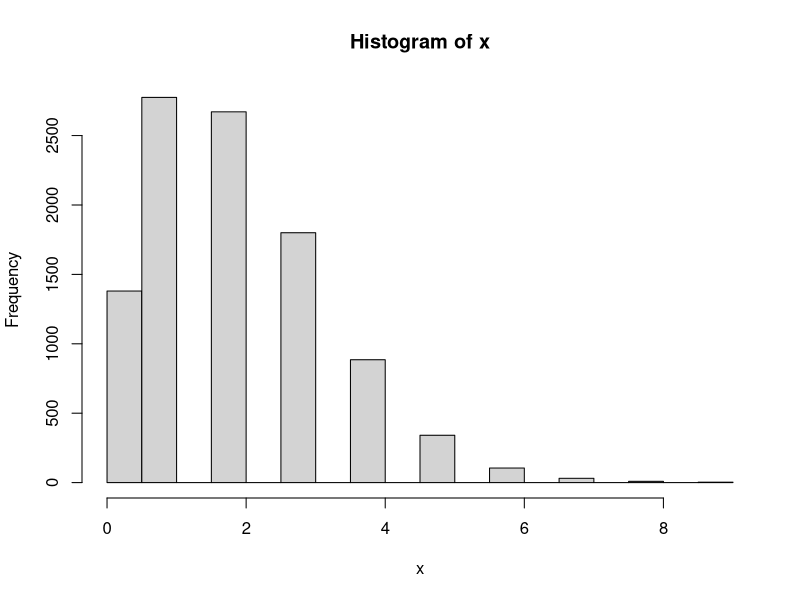
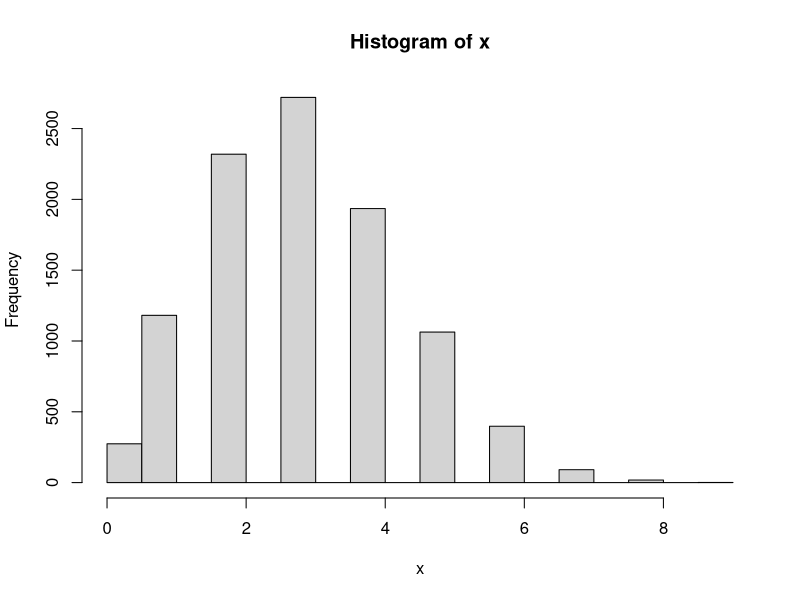
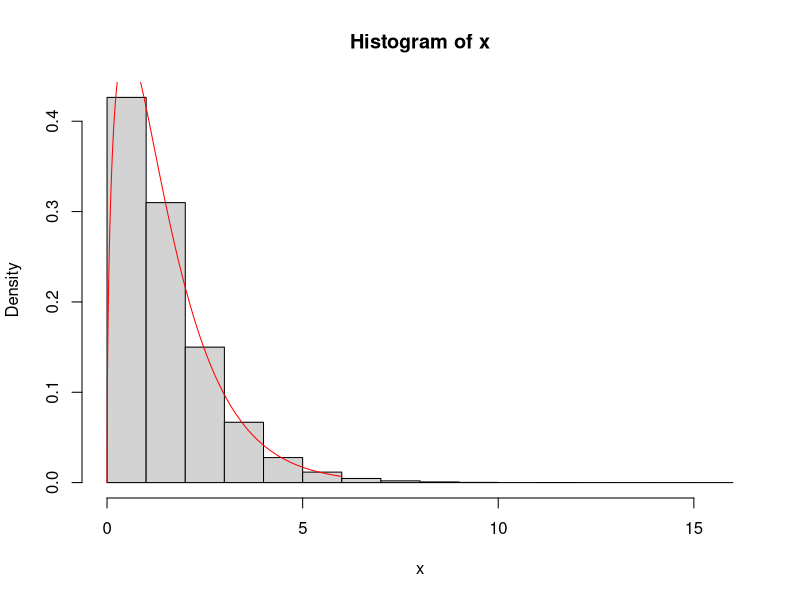
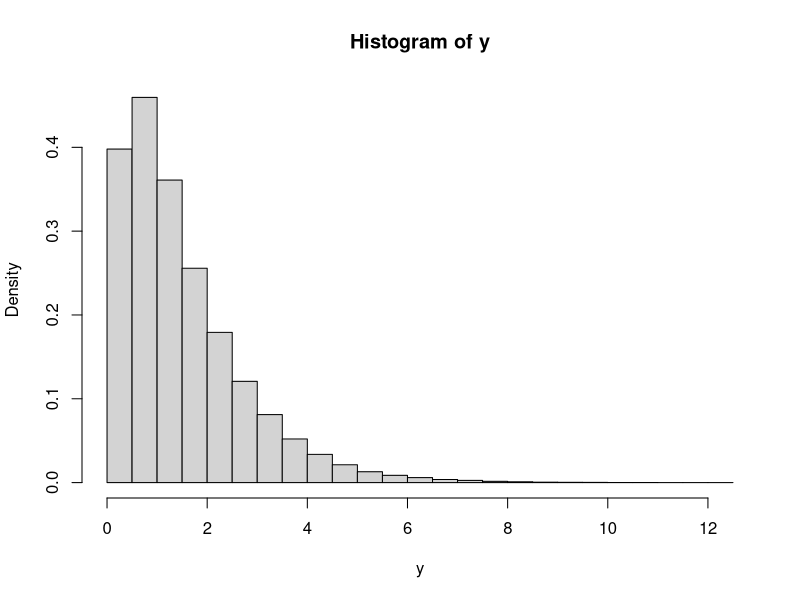
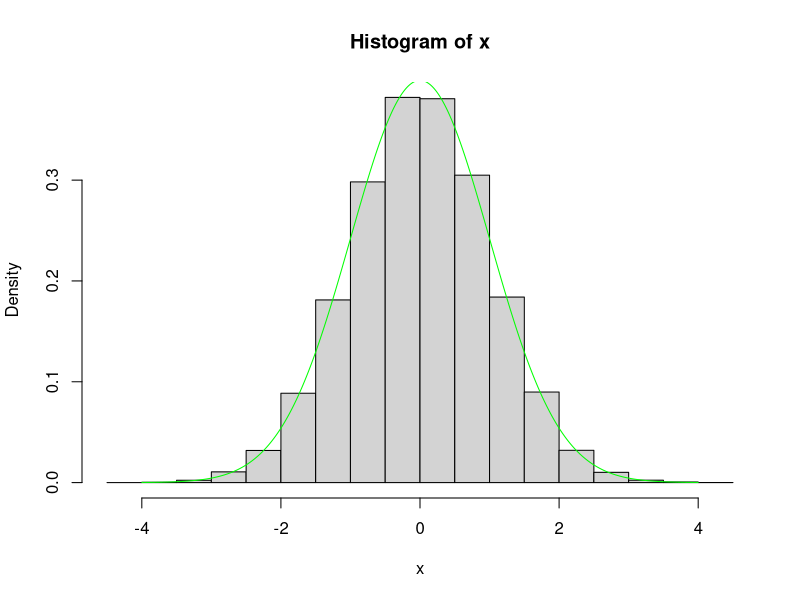
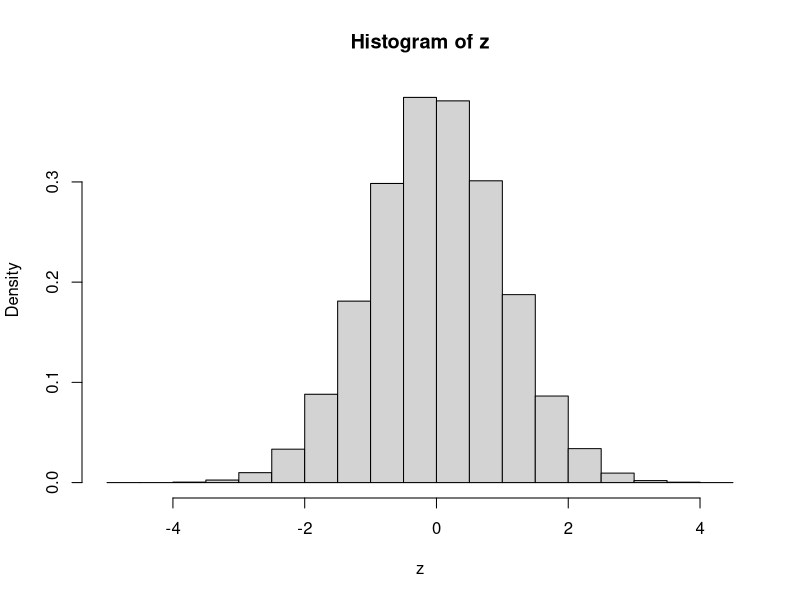

These charts were generated, in order, by the following R code:

runif(10,0,1) #ten pseudo random numbers between 0 and 1
runif(10) #same as above
runif(10,2,5) # between 2 and 5

## Estimate theta = int_0^1 e^x dx
## Note: theta = E(e^U), U~unif(0,1)
mean(exp(runif(10000)))

set.seed(2)
n=10000
u=runif(n)
#head(u)
x=exp(u)
theta.hat=mean(x)
theta.hat

## Estimate theta = int_0^1 e^(x^2) dx
## Note: theta = E(e^(U^2)), U~unif(0,1)
n=10000
u=runif(n)
x=exp(u^2)
theta.hat=mean(x)
theta.hat

## Estimate theta = int_-2^3 e^(x^2) dx
## Note: theta = 5*E(e^(U^2)), U~unif(-2,3)
n=10000
u=runif(n, -2,3)
x=exp(u^2)
theta.hat=5*mean(x)
theta.hat

## Estimate theta = int_0^1 1/y^2 e^-(1/y-1)^2 dy
## Note: theta = E(e^(U^2)), U~unif(0,1)
n=10000
u=runif(n)
x=exp(-(1/u-1)^2)/u^2
theta.hat=mean(x)
theta.hat

## Estimate theta = P(X<Y), where X ~ exp(rate=2), Y ~ exp(rate=3), independent

set.seed(53)
n = 5
x = rexp(n,2)
y = rexp(n,3)

ind = rep(0,n)
for (i in 1:n){
  if (x[i] <y[i])
    ind[i]=1
}
ind
# ind without the for loop
ind = x < y
sum(ind)

set.seed(5)
n = 10000
x = rexp(n,2)
y = rexp(n,3)
ind = x < y
theta.hat=sum(ind)/n
theta.hat

### Generate Discrete Random Variable

# generate one x
set.seed(3)
u=runif(1)
if (u <.2){
   x = 1
} else if (u<0.35){
  x = 2
} else if (u<.6){
  x = 3
} else {
  x = 4
}
# generate many x's

n=10000
x=rep(0,n)
for (i in 1:n){
  u=runif(1)
  if (u <.2){
    x[i] = 1
  } else if (u<0.35){
    x[i] = 2
  } else if (u<.6){
    x[i] = 3
  } else {
    x[i] = 4
  }
}
x[1:20]
table(x)/n

# a bit more efficient

n=10000
x=rep(0,n)
for (i in 1:n){
  u=runif(1)
  if (u <.4){
    x[i] = 4
  } else if (u<0.65){
    x[i] = 3
  } else if (u<.85){
    x[i] = 1
  } else {
    x[i] = 2
  }
}
table(x)/n

# generating discrete uniform (1,2,...,m)

m=5
n=10000
#floor(4.6)
x=rep(0,n)
for (i in 1:n){
  u=runif(1)
  x[i]=floor(m*u)+1
}
x[1:20]
table(x)/n

#w/o loop

u=runif(n)
x=floor(m*u)+1
table(x)/n

## Generating geometric random variable with p = .3

n=10000
p=.3

u=runif(n)
x=floor(log(u)/log(1-p))+1

table(x)/n

y=rgeom(n,p)
table(y)/n

# checking
mean(x) # compare with 1/p
1/p

# or
k=10
prob=rep(0,k)
for (i in 1:k){
  prob[i]=(1-p)^(i-1)*p
}
prob

## Example: Rolling a die 50 times
n=50
k=6
u=runif(n)
x=floor(u*k)+1
x[1:20]
table(x)/n

## Estimate the number of rolls needed until all faces shown

# one N

k=6
counter = 0
record = rep(0,k)

while (sum(record) < 6){
  roll = floor(k*runif(1)) + 1
  record[roll] = 1
  counter = counter + 1
}

N = counter

# 10,000 Ns

n=10000
N = rep(0,n)
k=6

for (i in 1:n){
  counter = 0
  record = rep(0,k)
  
  while (sum(record) < 6){
    roll = floor(k*runif(1)) + 1
    record[roll] = 1
    counter = counter + 1
  }
  
  N[i]= counter
}
mean(N)

## Generate Poisson RV
## one x
j=0
lam=2
F1=exp(-lam)
p=exp(-lam)
U=runif(1)

while (U >= F1){
  p=lam/(j+1)*p
  F1=F1+p
  j=j+1
}

x = j

# many xs

n=10000
x=rep(0,n)
lam=2

for (i in 1:n){
  j=0
  F1=exp(-lam)
  p=exp(-lam)
  U=runif(1)
  
  while (U >= F1){
    p=lam/(j+1)*p
    F1=F1+p
    j=j+1
  }
  x[i] = j
}
table(x)/n
mean(x)
hist(x)
var(x)


## binomial

n=10000
x=rep(0,n)
p=.3
m=10

for (i in 1:n){
  j=0
  F1=pr=(1-p)^m
  U=runif(1)
  
  while (U >= F1){
    pr=(p/(1-p))*((m-j)/(j+1))*pr
    F1=F1+pr
    j=j+1
  }
  x[i] = j
}
hist(x)
mean(x)
var(x)


## AR-method

## Example 

k = 10
p = c(.11,.12,.09,.08,.12,.1,.09,.09,.1,.1)
q = rep(1/k,k)
c = max(p/q)

n=100000
x=rep(0,n)

for (i in 1:n){
  reject = T
  while(reject){
    u=runif(1)
    y=floor(k*runif(1)) + 1
    if (u <= p[y]/(c*q[y]))
      reject = F
  }
  x[i]=y
}
table(x)/n

## Generate gamma(1.5,1) random variable

r_c = function(x){
  f.x=sqrt(2*exp(1)/3)*x^0.5*exp(-x/3)
  f.x
}

n=100000
x=rep(0,n)

for (i in 1:n){
  reject = T
  while(reject){
    u=runif(1)
    y = -3*log(runif(1))/2
    r_c1 = r_c(y)
    if (u <= r_c1)  
      reject = F
  }
  x[i]=y
}
hist(x, freq = F)

w = seq(from = 0, to = 6, by = .01)
f.w = 2*sqrt(w)*exp(-w)/sqrt(pi)
lines(w,f.w, type = 'l', col = "red")

y=rgamma(n,3/2,1)
hist(y, freq = F)

## Generate normal random variable

r_c = function(x){
  f.x=exp(-.5*(x-1)^2)
  f.x
}

n=100000
x=rep(0,n)

for (i in 1:n){
  reject = T
  while(reject){
    u=runif(1)
    y = -log(runif(1))
    r_c1 = r_c(y)
    if (u <= r_c1)  
      reject = F
  }
  w = runif(1)
  if (w < 0.5){
    x[i]=y
  } else {
    x[i]=-y
  }
}
hist(x, freq = F)

w = seq(from = -4, to = 4, by = .01)
f.w = exp(-.5*w^2)/sqrt(2*pi)
lines(w,f.w, type = 'l', col = "green")

z = rnorm(n,0,1)
hist(z, freq = F)

## estimate theta = \int_0^1 e^x dx
## theta = E(e^U^2) where U ~ unif(0,1)
# 20 theta.hat
k = 20
n = 10000
theta.hat = numeric(k)
for (i in 1:k){
  u = runif(n)
  x = exp(u)
  theta.hat[i] = mean(x)
}
theta.hat
mean(theta.hat)
var(theta.hat)

## negative corr. method
# one theta.hat

n = 10000
u = runif(1)
x = exp(u)
y = exp(1-u)
w = (x+y)/2
theta.hat.neg = mean(w)
theta.hat.neg

# 20 theta.hat

k = 20
n = 10000
theta.hat.neg = rep(0,k)
for (i in 1:k){
  u = runif(n)
  x = exp(u)
  y = exp(1-u)
  w = (x+y)/2
  theta.hat.neg[i] = mean(w)
}
theta.hat.neg
mean(theta.hat.neg)
var(theta.hat.neg) # less than half of before